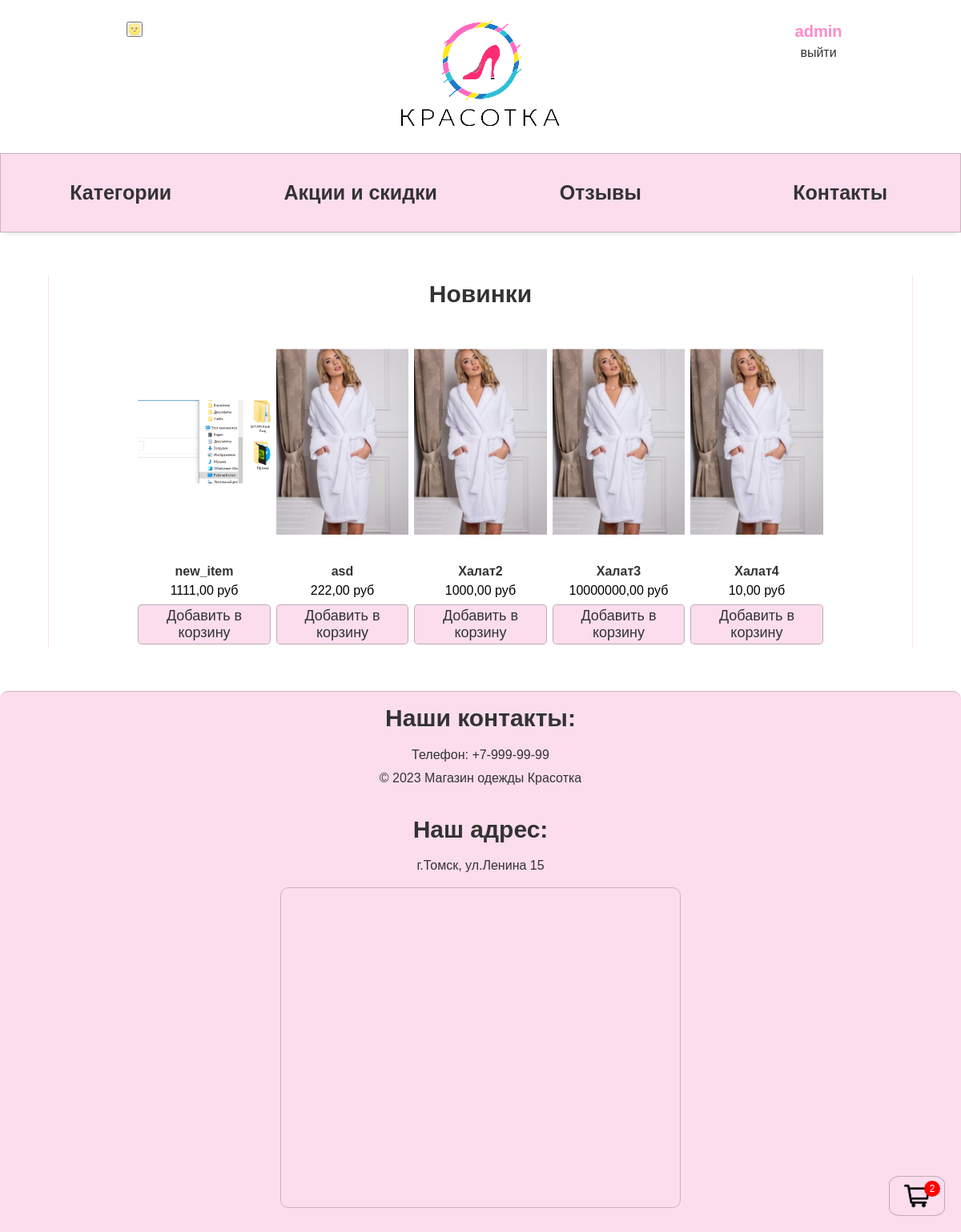
Page / (signed in) on the earlier database version.
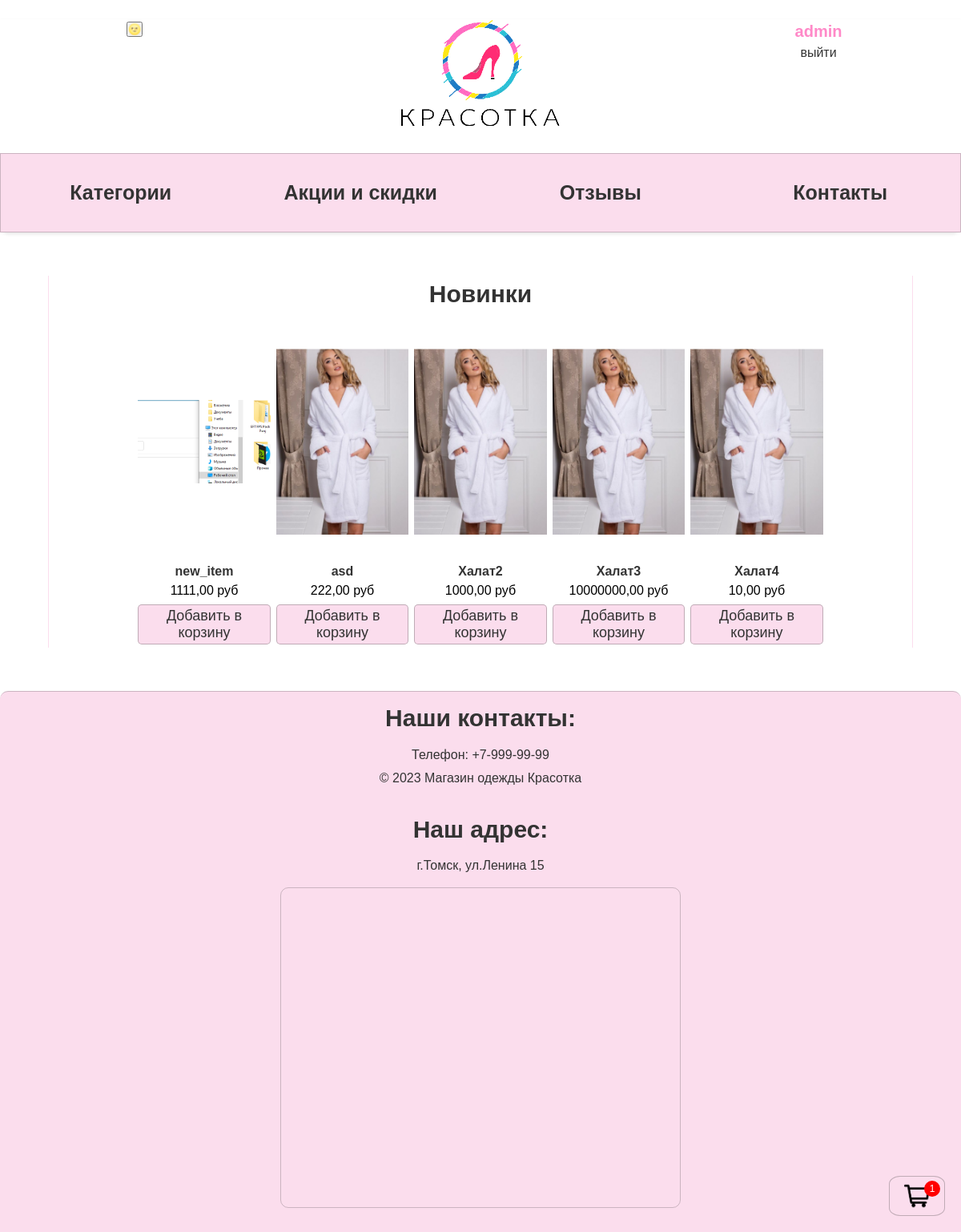
Same page on the later database version.
### cart/models.py (models this page shows, shortened)
class Cart(models.Model):
    user = models.ForeignKey(to=User, on_delete=models.CASCADE, blank=True, null=True, verbose_name='пользователь')
    product = models.ForeignKey(to=Item, on_delete=models.CASCADE, verbose_name='товар')
    quantity = models.PositiveSmallIntegerField(default=0, verbose_name='кол-во')
    session_key = models.CharField(max_length=32, null=True, blank=True)
    created_timestamp = models.DateTimeField(auto_now_add=True, verbose_name='дата добавления')
    new_params = models.CharField(max_length=32, null=True, blank=True)
    class Meta:
        db_table = 'cart'
        verbose_name = 'Корзина'
        verbose_name_plural = 'Корзина'
    objects = CartQueryset().as_manager()

### mainApp/views.py (the view, shortened to what this page needs)
# urls.py: path('', Index.as_view(), name='index'),
class Index(ListView):
    def get(self, request, *args, **kwargs):
        thirty_days_ago = timezone.now() - timezone.timedelta(days=30)
        new_items = Item.objects.filter(created_at__gte=thirty_days_ago)
        carts = get_cart_user(request)
        data = {
            'items': new_items,
            'carts': carts,
        }
        return render(request, 'index.html', data)

### cart/models.py (called while the page is built)
    def total_quantity(self):
        if self:
            return sum(cart.quantity for cart in self)
        return 0

### cart/utils.py (called while the page is built)
def get_cart_user(request):
    carts = Cart.objects.none()
    if request.user.is_authenticated:
        carts = Cart.objects.filter(user=request.user)
    return carts

### mainApp/templates/index.html (shortened to what this page needs)
{% extends "base.html" %}
{% load static %}
{% block content %}
<section class="item-section">
    <h2 style="text-align:center; color: #333;">Новинки</h2>
    <ul class="item_list">
        {% if items %}
        {%for item in items %}
        <li class="item_list_item">
            {% if item.image %}
            <img src="{{item.image.url}}" alt="Картинка" class="item_img">
            {% else %}
            <img class="item_img" src="{% static 'mainApp/img/юбка.png' %}" alt="this is image of cate">
            {% endif %}
            <h4>{{ item.name }}</h4>
            {% if not item.discount %}
            <p>{{ item.price }} руб</p>
            {% endif %}
            <div class="price_cart">
                <button class="add-to-cart" data-product="{{ item.id }}" data-quantity="1">Добавить в корзину</button>
            </div>
        </li>
        {% endfor %}
        {% else %}
        <p>На данный момент новинки отсутствуют</p>
        {% endif %}
    </ul>
</section>
{% endblock %}

### magaz/templates/base.html (shortened to what this page needs)
<!DOCTYPE html>
{% load static %}
<html lang="ru">
<head>
    <link rel="stylesheet" href="{% static 'mainApp/css/style.css' %}"/>
    <link href="https://fonts.cdnfonts.com/css/gilroy-bold" rel="stylesheet">
</head>
<body>
<header class="header">
    <div class="top_container">
        <div class="logo_container">
            <div class="theme-selector"><input type="button" value="&#x1F31D;"></div>
            <div class="logo">
                <a href="http://127.0.0.1:8000">
                    <img src="{% static 'mainApp/img/logogo.png' %}" alt="logo">
                </a>
            </div>
            <div class="sign_in_out">
                {% if user.is_authenticated %}
                <li class="last">
                    {% if user.username == 'admin' %}
                    <a href="http://127.0.0.1:8000/admin/" class="user-link">
                        <b class="username">{{user.username}}</b>
                    </a>
                    {% else %}
                    <a href="http://127.0.0.1:8000/users/account/" class="user-link">
                        <b class="username">{{user.username}}</b>
                    </a>
                    {% endif %}
                    <a href="http://127.0.0.1:8000/users/logout/" class="logout-link"><p>выйти</p></a>
                </li>
                {% else %}
                <li class="last">
                    <a href="http://127.0.0.1:8000/users/login/" class="login-link"><p>Войти</p></a>
                    <a href="http://127.0.0.1:8000/users/register/" class="register-link"><p>Регистрация</p></a>
                </li>
                {% endif %}
            </div>
        </div>
        <a class="buy_cart" href="{% url 'purchase:cart' %}"><img class="buy_cart_img"
                                                                  src="{% static 'mainApp/img/корзина_покупок.png' %}"
                                                                  alt="Корзина">
            <div id="cart-count">{{carts.total_quantity}}</div>
        </a>
    </div>
    <nav class="header_nav">
        <ul class="main_nav_list">
            <li class="main_nav">
                <a class="nav_cat" href="http://127.0.0.1:8000/category/">Категории</a>
            </li>
            <li class="main_nav">
                <a class="nav_cat" href="http://127.0.0.1:8000/sale/">Акции и скидки</a>
            </li>
            <li class="main_nav">
                <a class="nav_cat" href="http://127.0.0.1:8000/reviews/">Отзывы</a>
            </li>
            <li class="main_nav">
                <a class="nav_cat" href="#bottom">Контакты</a>
            </li>
        </ul>
    </nav>
</header>
<main class="block_content">
    {% block content %}
    {% endblock %}
</main>
<footer>
    <h2>Наши контакты:</h2>
    <p>Телефон: +7-999-99-99</p>
    <p>© 2023 Магазин одежды Красотка</p>
    <br>
    <h2>Наш адрес:</h2>
    <p>г.Томск, ул.Ленина 15</p>
</footer>
<div class="iframe">
    <iframe src="https://yandex.ru/map-widget/v1/?um=constructor%3Acabe00bc532732b9281b46adffe3f626dcdd78c9b9a39b3fe4279d03a0b87442&amp;source=constructor"
            width="500" height="400" frameborder="0"></iframe>
</div>
</body>
</html>

Differences in the rows shown:
removed Cart: total_quantity "2"
added Cart: total_quantity "1"
